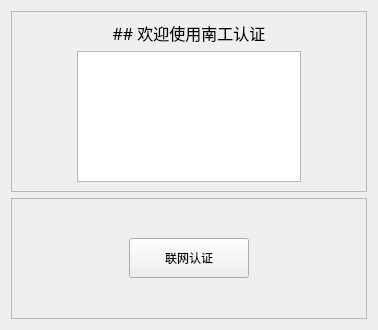
                     <widget class="QWidget" name="home_page">
                      <property name="styleSheet">
                       <string notr="true"/>
                      </property>
                      <layout class="QVBoxLayout" name="verticalLayout_16" stretch="3,2">
                       <item>
                        <widget class="QFrame" name="home_row_1">
                         <property name="frameShape">
                          <enum>QFrame::StyledPanel</enum>
                         </property>
                         <property name="frameShadow">
                          <enum>QFrame::Raised</enum>
                         </property>
                         <layout class="QVBoxLayout" name="verticalLayout_26">
                          <item>
                           <layout class="QVBoxLayout" name="verticalLayout_24">
                            <item>
                             <widget class="QLabel" name="label">
                              <property name="font">
                               <font>
                                <family>微软雅黑</family>
                                <pointsize>12</pointsize>
                                <italic>false</italic>
                                <bold>false</bold>
                               </font>
                              </property>
                              <property name="text">
                               <string>## 欢迎使用南工认证</string>
                              </property>
                              <property name="textFormat">
                               <enum>Qt::MarkdownText</enum>
                              </property>
                              <property name="scaledContents">
                               <bool>true</bool>
                              </property>
                              <property name="alignment">
                               <set>Qt::AlignCenter</set>
                              </property>
                             </widget>
                            </item>
                            <item>
                             <layout class="QHBoxLayout" name="horizontalLayout_8" stretch="1,4,1">
                              <item>
                               <spacer name="horizontalSpacer_3">
                                <property name="orientation">
                                 <enum>Qt::Horizontal</enum>
                                </property>
                                <property name="sizeHint" stdset="0">
                                 <size>
                                  <width>40</width>
                                  <height>20</height>
                                 </size>
                                </property>
                               </spacer>
                              </item>
                              <item>
                               <widget class="QTextBrowser" name="textBrowserInteractInfo">
                                <property name="html">
                                 <string>&lt;!DOCTYPE HTML PUBLIC &quot;-//W3C//DTD HTML 4.0//EN&quot; &quot;http://www.w3.org/TR/REC-html40/strict.dtd&quot;&gt;
&lt;html&gt;&lt;head&gt;&lt;meta name=&quot;qrichtext&quot; content=&quot;1&quot; /&gt;&lt;meta charset=&quot;utf-8&quot; /&gt;&lt;style type=&quot;text/css&quot;&gt;
p, li { white-space: pre-wrap; }
hr { height: 1px; border-width: 0; }
&lt;/style&gt;&lt;/head&gt;&lt;body style=&quot; font-family:'微软雅黑'; font-size:12pt; font-weight:400; font-style:normal;&quot;&gt;
&lt;p style=&quot;-qt-paragraph-type:empty; margin-top:0px; margin-bottom:0px; margin-left:0px; margin-right:0px; -qt-block-indent:0; text-indent:0px; font-family:'Segoe UI'; font-size:10pt;&quot;&gt;&lt;br /&gt;&lt;/p&gt;&lt;/body&gt;&lt;/html&gt;</string>
                                </property>
                               </widget>
                              </item>
                              <item>
                               <spacer name="horizontalSpacer_4">
                                <property name="orientation">
                                 <enum>Qt::Horizontal</enum>
                                </property>
                                <property name="sizeHint" stdset="0">
                                 <size>
                                  <width>40</width>
                                  <height>20</height>
                                 </size>
                                </property>
                               </spacer>
                              </item>
                             </layout>
                            </item>
                           </layout>
                          </item>
                         </layout>
                        </widget>
                       </item>
                       <item>
                        <widget class="QFrame" name="home_row_2">
                         <property name="frameShape">
                          <enum>QFrame::StyledPanel</enum>
                         </property>
                         <property name="frameShadow">
                          <enum>QFrame::Raised</enum>
                         </property>
                         <layout class="QVBoxLayout" name="verticalLayout_10">
                          <item>
                           <layout class="QHBoxLayout" name="horizontalLayout_6">
                            <item>
                             <spacer name="horizontalSpacer">
                              <property name="orientation">
                               <enum>Qt::Horizontal</enum>
                              </property>
                              <property name="sizeHint" stdset="0">
                               <size>
                                <width>40</width>
                                <height>20</height>
                               </size>
                              </property>
                             </spacer>
                            </item>
                            <item>
                             <widget class="QPushButton" name="btn_authorize">
                              <property name="sizePolicy">
                               <sizepolicy hsizetype="Maximum" vsizetype="Maximum">
                                <horstretch>0</horstretch>
                                <verstretch>0</verstretch>
                               </sizepolicy>
                              </property>
                              <property name="minimumSize">
                               <size>
                                <width>120</width>
                                <height>40</height>
                               </size>
                              </property>
                              <property name="maximumSize">
                               <size>
                                <width>200</width>
                                <height>16777215</height>
                               </size>
                              </property>
                              <property name="text">
                               <string>联网认证</string>
                              </property>
                             </widget>
                            </item>
                            <item>
                             <spacer name="horizontalSpacer_2">
                              <property name="orientation">
                               <enum>Qt::Horizontal</enum>
                              </property>
                              <property name="sizeHint" stdset="0">
                               <size>
                                <width>40</width>
                                <height>20</height>
                               </size>
                              </property>
                             </spacer>
                            </item>
                           </layout>
                          </item>
                         </layout>
                        </widget>
                       </item>
                      </layout>
                     </widget>
